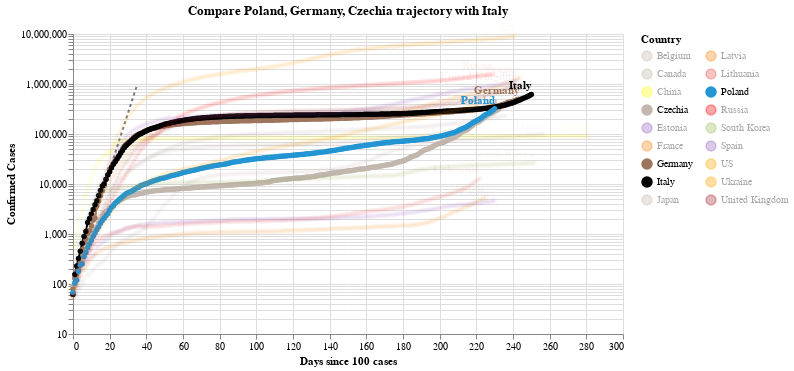

The notebook cell this image was saved under:
### Code cell
#hide_input
chart2 = make_since_chart(dff2,['Poland', 'Germany', 'Czechia'], baseline_countries)
chart2

### Figure 1 — Vega-Lite specification as saved in the notebook (floating-point values rounded to 4 significant figures; data arrays with more than 128 entries replaced by an {"elided": "..."} marker saying what was removed)
{"config": {"view": {"continuousWidth": 400, "continuousHeight": 300}}, "layer": [{"data": {"name": "data-628230001892d6798b50651be41d1b3e"}, "mark": {"type": "line", "color": "black", "opacity": 0.5, "strokeDash": [3, 3]}, "encoding": {"x": {"type": "quantitative", "field": "Days since 100 cases"}, "y": {"type": "quantitative", "field": "Confirmed Cases"}}}, {"data": {"name": "data-fe7ee210b32880a1ca96226445d0e33b"}, "mark": {"type": "line", "point": true}, "encoding": {"color": {"type": "nominal", "field": "Country", "legend": {"columns": 2}, "scale": {"domain": ["Belgium", "Canada", "China", "Czechia", "Estonia", "France", "Germany", "Italy", "Japan", "Latvia", "Lithuania", "Poland", "Russia", "South Korea", "Spain", "US", "Ukraine", "United Kingdom"], "range": ["#C1B7AD", "#C1B7AD", "yellow", "#C1B7AD", "#9467bd", "#F58518", "#9D755D", "black", "#C1B7AD", "#F58518", "#E45756", "#2495D3", "red", "#A1BA59", "#9467bd", "orange", "orange", "brown"]}}, "opacity": {"condition": {"value": 1, "selection": "selector002"}, "value": 0.05}, "tooltip": [{"type": "nominal", "field": "Country"}, {"type": "temporal", "field": "Date"}, {"type": "quantitative", "field": "Confirmed Cases"}, {"type": "quantitative", "field": "Days since 100 cases"}], "x": {"type": "quantitative", "field": "Days since 100 cases"}, "y": {"type": "quantitative", "field": "Confirmed Cases", "scale": {"type": "log"}}}, "selection": {"selector002": {"type": "multi", "fields": ["Country"], "bind": "legend", "init": [{"Country": "Poland"}, {"Country": "Germany"}, {"Country": "Czechia"}, {"Country": "Italy"}]}}, "width": 550}, {"data": {"name": "data-fe7ee210b32880a1ca96226445d0e33b"}, "mark": {"type": "text", "align": "right", "dy": -8, "fontWeight": "bold"}, "encoding": {"color": {"type": "nominal", "field": "Country", "legend": {"columns": 2}, "scale": {"domain": ["Belgium", "Canada", "China", "Czechia", "Estonia", "France", "Germany", "Italy", "Japan", "Latvia", "Lithuania", "Poland", "Russia", "South Korea", "Spain", "US", "Ukraine", "United Kingdom"], "range": ["#C1B7AD", "#C1B7AD", "yellow", "#C1B7AD", "#9467bd", "#F58518", "#9D755D", "black", "#C1B7AD", "#F58518", "#E45756", "#2495D3", "red", "#A1BA59", "#9467bd", "orange", "orange", "brown"]}}, "opacity": {"condition": {"value": 1, "selection": "selector002"}, "value": 0.05}, "text": {"type": "nominal", "field": "Country"}, "tooltip": [{"type": "nominal", "field": "Country"}, {"type": "temporal", "field": "Date"}, {"type": "quantitative", "field": "Confirmed Cases"}, {"type": "quantitative", "field": "Days since 100 cases"}], "x": {"type": "quantitative", "field": "Days since 100 cases"}, "y": {"type": "quantitative", "field": "Confirmed Cases", "scale": {"type": "log"}}}, "transform": [{"filter": "(datum['Date'] >= 1603929600000)"}], "width": 550}], "title": "Compare Poland, Germany, Czechia trajectory with Italy", "$schema": "https://vega.github.io/schema/vega-lite/v4.8.1.json", "datasets": {"data-628230001892d6798b50651be41d1b3e": [{"Days since 100 cases": 0, "Confirmed Cases": 100.0}, {"Days since 100 cases": 1, "Confirmed Cases": 130.0}, {"Days since 100 cases": 2, "Confirmed Cases": 169.0}, {"Days since 100 cases": 3, "Confirmed Cases": 219.7}, {"Days since 100 cases": 4, "Confirmed Cases": 285.6}, {"Days since 100 cases": 5, "Confirmed Cases": 371.3}, {"Days since 100 cases": 6, "Confirmed Cases": 482.7}, {"Days since 100 cases": 7, "Confirmed Cases": 627.5}, {"Days since 100 cases": 8, "Confirmed Cases": 815.7}, {"Days since 100 cases": 9, "Confirmed Cases": 1060.0}, {"Days since 100 cases": 10, "Confirmed Cases": 1379.0}, {"Days since 100 cases": 11, "Confirmed Cases": 1792.0}, {"Days since 100 cases": 12, "Confirmed Cases": 2330.0}, {"Days since 100 cases": 13, "Confirmed Cases": 3029.0}, {"Days since 100 cases": 14, "Confirmed Cases": 3937.0}, {"Days since 100 cases": 15, "Confirmed Cases": 5119.0}, {"Days since 100 cases": 16, "Confirmed Cases": 6654.0}, {"Days since 100 cases": 17, "Confirmed Cases": 8650.0}, {"Days since 100 cases": 18, "Confirmed Cases": 11250.0}, {"Days since 100 cases": 19, "Confirmed Cases": 14620.0}, {"Days since 100 cases": 20, "Confirmed Cases": 19000.0}, {"Days since 100 cases": 21, "Confirmed Cases": 24710.0}, {"Days since 100 cases": 22, "Confirmed Cases": 32120.0}, {"Days since 100 cases": 23, "Confirmed Cases": 41750.0}, {"Days since 100 cases": 24, "Confirmed Cases": 54280.0}, {"Days since 100 cases": 25, "Confirmed Cases": 70560.0}, {"Days since 100 cases": 26, "Confirmed Cases": 91730.0}, {"Days since 100 cases": 27, "Confirmed Cases": 119300.0}, {"Days since 100 cases": 28, "Confirmed Cases": 155000.0}, {"Days since 100 cases": 29, "Confirmed Cases": 201500.0}, {"Days since 100 cases": 30, "Confirmed Cases": 262000.0}, {"Days since 100 cases": 31, "Confirmed Cases": 340600.0}, {"Days since 100 cases": 32, "Confirmed Cases": 442800.0}, {"Days since 100 cases": 33, "Confirmed Cases": 575600.0}, {"Days since 100 cases": 34, "Confirmed Cases": 748300.0}, {"Days since 100 cases": 35, "Confirmed Cases": 972800.0}], "data-fe7ee210b32880a1ca96226445d0e33b": {"elided": "4335 records"}}}
